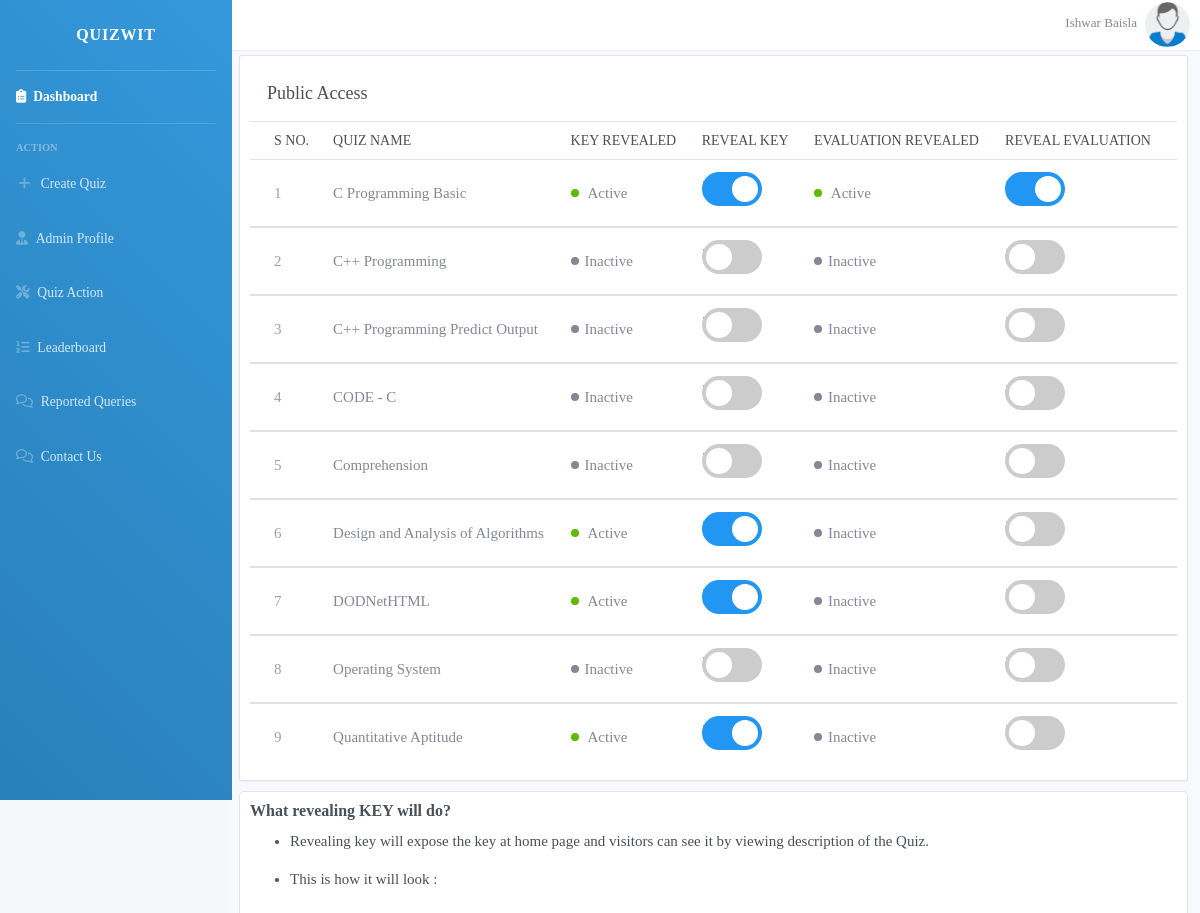
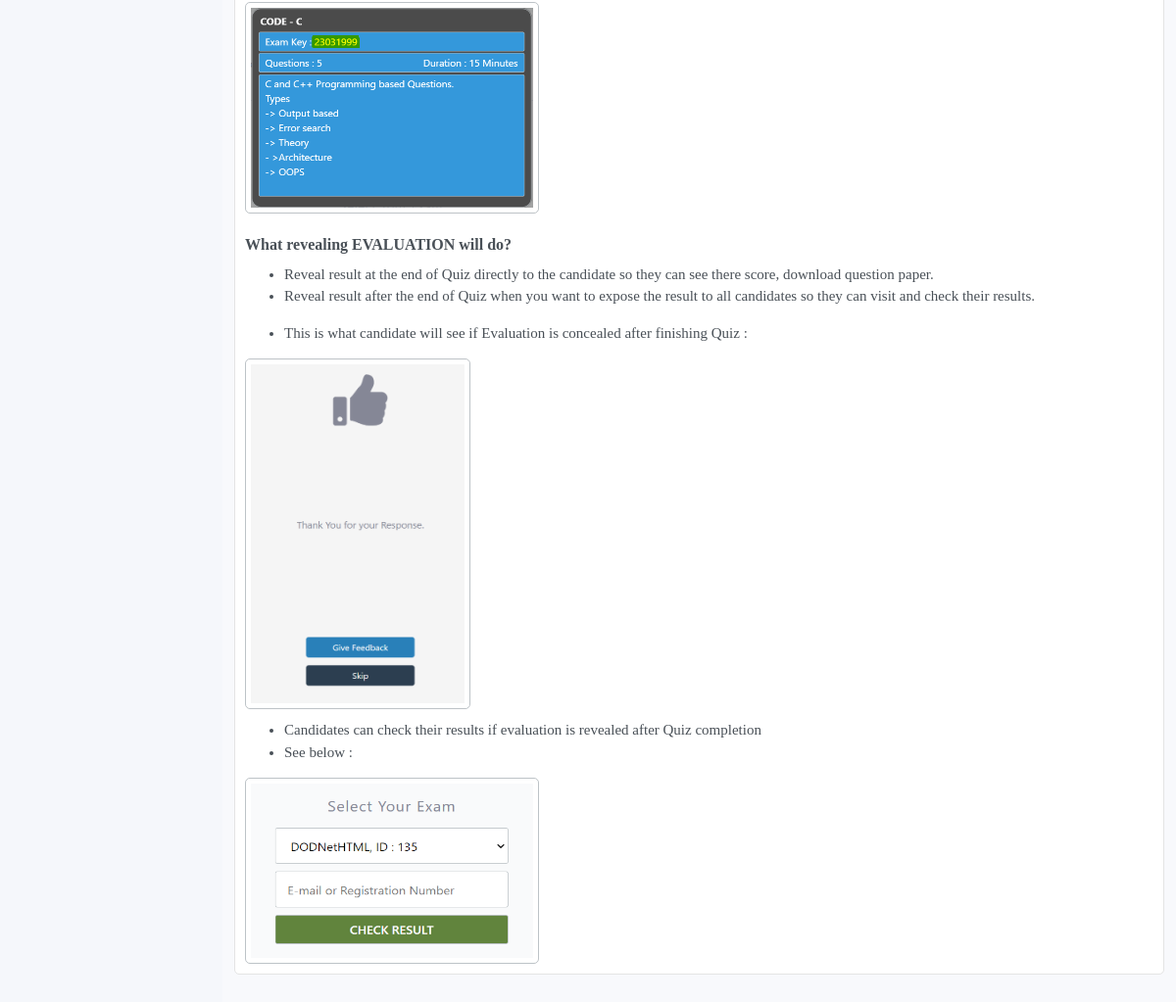
The app's page /public_access.php (signed in) with its own data (2 pictures, top to bottom).
### tables this page shows
CREATE TABLE `quizes` (
  `quiz_id` int(11) NOT NULL,
  `quiz_name` varchar(50) NOT NULL,
  `difficulty_level` char(30) NOT NULL,
  `description` varchar(1000) NOT NULL,
  `number_of_questions` int(11) NOT NULL,
  `is_active` int(11) NOT NULL,
  `active_timing` bigint(20) NOT NULL,
  `inactive_timing` bigint(20) NOT NULL,
  `Exam_key` varchar(30) NOT NULL,
  `key_access` tinyint(4) NOT NULL,
  `show_evaluation` tinyint(4) NOT NULL,
  `shuffle` tinyint(4) NOT NULL,
  `time_duration` int(11) NOT NULL,
  `marks_per_question` int(11) NOT NULL,
  `negative_marking` double NOT NULL,
  `passing_percentage` int(11) NOT NULL,
  `admin_email_id` int(11) NOT NULL,
  `time_stamp` varchar(100) NOT NULL
);

### public_access.php (the view, shortened to what this page needs)
<!DOCTYPE html>
<html>
<head>
</head>
</html>
<?php
    require_once('connection.php');
?>
<!DOCTYPE html>
<html>
	<?php include 'includes/header.php'; ?>
	<?php include 'includes/navbar.php'; ?>
	<div class="container">
  <div style="height: 55px;"></div>
		<div  style="margin-bottom: -40px;"class="row row-card row-deck">
			<div class="col-12">
				<div class="card">
					<div class="card-header">
						<h2 class="card-title">Public Access</h2>
					</div>
					<div class="table-responsive">
						<table class="table card-table table-vcenter text-nowrap">
							<thead>
								<tr>
									<th class="w-1">S No.</th>
									<th>Quiz Name</th>
									<th>Key Revealed</th>
									<th>Reveal Key</th>
									<th>Evaluation Revealed</th>
									<th>Reveal Evaluation</th>
								</tr>
							</thead>
							<tbody>
								<form action="toggle_state.php" method="get">
					        	<?php
					            $temp = "SELECT * FROM quizes WHERE admin_email_id='$_SESSION[admin_id]' ORDER BY quiz_name";
					            $result = mysqli_query($conn,$temp);
					            $i = 1;
					             $k=-1;
					             $m=1;
					            while($row = $result->fetch_assoc())
					            {
					               $sql = "SELECT * FROM question_bank WHERE quiz_id='$row[quiz_id]'";
					                    $temp = mysqli_query($conn,$sql);
					                  if($temp->num_rows>0)
					                  {
					                 $k = $k+1;
					                ?>
					                      <tr>
					                      	<td>
								              <span class="text-muted"><?php echo $i; ?></span>
								            </td>
					                        <td class="quiz-name"><?php echo $row['quiz_name']; ?></td>
					                    <td class="quiz-status">
					                        	<?php
					                        	if($row['key_access'])
					                    {
					                    	echo "<span class='status-icon bg-success'></span>
					                    		Active
					                    	<div class='count-active'></div>"; $m = 1;}
					                    else
					                    	{echo "<span class='status-icon bg-unsuccess'></span>Inactive";
					                     $m=2;}
					                    ?>
					                    </td>
					                    <td class='toggle'>
					                        <label class="switch">
					                        <?php
					                        if($m==1)
					                        {
					                        	?>
					                        <input class='check-key-access' onclick='change_key_access(<?php echo $row['quiz_id'];?>,<?php echo $k;?>)' type='checkbox' checked>;
					                        <?php
					                         }
					                         else {
					                         	?>
					                        <input class='check-key-access' onclick='change_key_access(<?php echo $row['quiz_id'];?>,<?php echo $k;?>)' type='checkbox' unchecked>;
                                              <?php
                                          }
                                          ?>
  											<span class="slider round"></span>
											</label>
					                    </td>
					                         <td class="quiz-status">
					                        	<?php
					                        	if($row['show_evaluation'])
					                    {
					                    	echo "<span class='status-icon bg-success'></span>
					                    		Active
					                    	<div class='count-active'></div>"; $m = 1;}
					                    else
					                    	{echo "<span class='status-icon bg-unsuccess'></span>Inactive";
					                     $m=2;}
					                    ?>
					                    </td>
					                    <td class='toggle'>
					                        <label class="switch">
					                        <?php
					                        if($m==1)
					                        {
					                        	?>
					                        <input class='check-evaluation' onclick='change_evaluation_access(<?php echo $row['quiz_id'];?>,<?php echo $k;?>)' type='checkbox' checked>;
					                        <?php
					                         }
					                         else {
					                         	?>
					                        <input class='check-evaluation' onclick='change_evaluation_access(<?php echo $row['quiz_id'];?>,<?php echo $k;?>)' type='checkbox' unchecked>;
                                              <?php
                                          }
                                          ?>
  											<span class="slider round"></span>
											</label>
					                    </td>
					                  </tr>
							</tbody>
							<?php
                                     $i =$i + 1;
					              }
					        }
					        ?>
						</table>
					</div>
				</div>
			</div>
		</div>
    <div class="explaining-feature">
   		<h5>What revealing KEY will do?</h5>
   				<ul>
   					<li> Revealing key will expose the key at home page and visitors can see it by viewing description of the Quiz.
   					</li>
   				</ul>
   				<ul>
   					<li>This is how it will look :</li>
   				</ul>
   			<img class="reveal-key" src="images/key_reveal.png" alt="view not able to load">
   		<br>
   		<br>
   		<h5>What revealing EVALUATION will do?</h5>
 			<ul>
   						<li>Reveal result at the end of Quiz directly to the candidate so they can see there score, download question paper.
   					    </li>
   						<li> Reveal result after the end of Quiz when you want to expose the result to all candidates so they can visit and check their results.
   						</li>
   					</ul>
   				<ul>
   					<li>This is what candidate will see if Evaluation is concealed after finishing Quiz :</li>
   				</ul>
   					<img class="conceal-result" src="images/concealed_quiz_result.png" alt="view not able to load">
   				<ul>
   					<li>Candidates can check their results if evaluation is revealed after Quiz completion  </li>
   					<li>See below :</li>
   				</ul>
   				<img class="check-result" src="images/check_result.png" alt="view not able to load">
    </div>
	</div>
</body>
</html>

### public_access.php (style rules this page uses)
.explaining-feature { margin-bottom: 30px; margin-top: -15px; background: white; padding: 10px; border-radius: 5px; border: 0.5px solid #e4e4e4; }
.reveal-key { width: 300px; height: 216px; border: 0.5px solid #bdc3c7; border-radius: 5px; padding: 5px; margin-top: 10px; }
.conceal-result { height: 358px; width: 230px; border: 0.5px solid #bdc3c7; border-radius: 5px; padding: 5px; margin-bottom: 10px; }
.check-result { height: 190px; width: 300px; border: 0.5px solid #bdc3c7; border-radius: 5px; padding: 5px; }

### includes/header.php (style rules this page uses)
body { font-family: -webkit-pictograph; }

### records on screen
quizes: quiz_name "C Programming Basic", key_access 1 (drawn), show_evaluation 1 (drawn)
quizes: quiz_name "C++ Programming", key_access 0 (drawn), show_evaluation 0 (drawn)
quizes: quiz_name "C++ Programming Predict Output", key_access 0 (drawn), show_evaluation 0 (drawn)
quizes: quiz_name "CODE - C", key_access 0 (drawn), show_evaluation 0 (drawn)
quizes: quiz_name "Comprehension", key_access 0 (drawn), show_evaluation 0 (drawn)
quizes: quiz_name "Design and Analysis of Algorithms", key_access 1 (drawn), show_evaluation 0 (drawn)
quizes: quiz_name "DODNetHTML", key_access 1 (drawn), show_evaluation 0 (drawn)
quizes: quiz_name "Operating System", key_access 0 (drawn), show_evaluation 0 (drawn)
quizes: quiz_name "Quantitative Aptitude", key_access 1 (drawn), show_evaluation 0 (drawn)

### other values on screen
$_SESSION['name'] "Ishwar Baisla"
